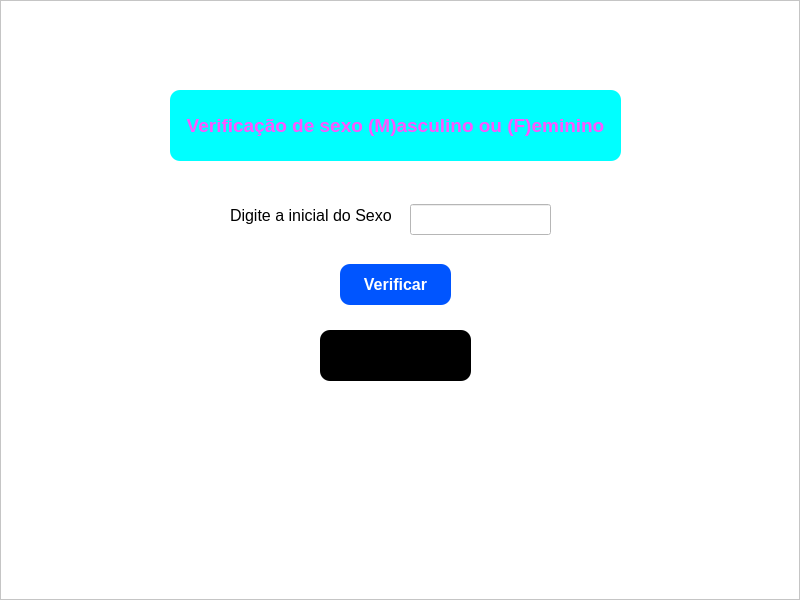
<?xml version="1.0" encoding="UTF-8"?>
<ui version="4.0">
 <class>MainWindow</class>
 <widget class="QMainWindow" name="MainWindow">
  <property name="geometry">
   <rect>
    <x>0</x>
    <y>0</y>
    <width>800</width>
    <height>600</height>
   </rect>
  </property>
  <property name="windowTitle">
   <string>MainWindow</string>
  </property>
  <widget class="QWidget" name="centralwidget">
   <layout class="QHBoxLayout" name="horizontalLayout">
    <property name="spacing">
     <number>0</number>
    </property>
    <property name="leftMargin">
     <number>0</number>
    </property>
    <property name="topMargin">
     <number>0</number>
    </property>
    <property name="rightMargin">
     <number>0</number>
    </property>
    <property name="bottomMargin">
     <number>0</number>
    </property>
    <item>
     <widget class="QFrame" name="frame">
      <property name="styleSheet">
       <string notr="true">background-color: #FFF;</string>
      </property>
      <property name="frameShape">
       <enum>QFrame::StyledPanel</enum>
      </property>
      <property name="frameShadow">
       <enum>QFrame::Raised</enum>
      </property>
      <widget class="QLabel" name="label">
       <property name="geometry">
        <rect>
         <x>170</x>
         <y>90</y>
         <width>451</width>
         <height>71</height>
        </rect>
       </property>
       <property name="font">
        <font>
         <family>Arial</family>
         <pointsize>14</pointsize>
         <weight>75</weight>
         <bold>true</bold>
        </font>
       </property>
       <property name="styleSheet">
        <string notr="true">background-color: #00ffff;
color: #ff55ff;
border-radius: 10px;</string>
       </property>
       <property name="text">
        <string>Verificação de sexo (M)asculino ou (F)eminino</string>
       </property>
       <property name="alignment">
        <set>Qt::AlignCenter</set>
       </property>
      </widget>
      <widget class="QLabel" name="label_2">
       <property name="geometry">
        <rect>
         <x>230</x>
         <y>200</y>
         <width>171</width>
         <height>31</height>
        </rect>
       </property>
       <property name="font">
        <font>
         <pointsize>12</pointsize>
        </font>
       </property>
       <property name="text">
        <string>Digite a inicial do Sexo</string>
       </property>
      </widget>
      <widget class="QLineEdit" name="lineEdit">
       <property name="geometry">
        <rect>
         <x>410</x>
         <y>204</y>
         <width>141</width>
         <height>31</height>
        </rect>
       </property>
      </widget>
      <widget class="QLabel" name="label_verificar">
       <property name="geometry">
        <rect>
         <x>320</x>
         <y>330</y>
         <width>151</width>
         <height>51</height>
        </rect>
       </property>
       <property name="font">
        <font>
         <family>Arial</family>
         <pointsize>12</pointsize>
         <weight>75</weight>
         <bold>true</bold>
        </font>
       </property>
       <property name="styleSheet">
        <string notr="true">background-color: #000;
color: #FFF;
border-radius: 10px;</string>
       </property>
       <property name="text">
        <string/>
       </property>
       <property name="alignment">
        <set>Qt::AlignCenter</set>
       </property>
      </widget>
      <widget class="QPushButton" name="pb_verificar">
       <property name="geometry">
        <rect>
         <x>340</x>
         <y>264</y>
         <width>111</width>
         <height>41</height>
        </rect>
       </property>
       <property name="font">
        <font>
         <pointsize>12</pointsize>
         <weight>75</weight>
         <bold>true</bold>
        </font>
       </property>
       <property name="styleSheet">
        <string notr="true">background-color: #0055ff;
color: #FFF;
border-radius: 10px;</string>
       </property>
       <property name="text">
        <string>Verificar</string>
       </property>
      </widget>
     </widget>
    </item>
   </layout>
  </widget>
 </widget>
 <resources/>
 <connections/>
</ui>
